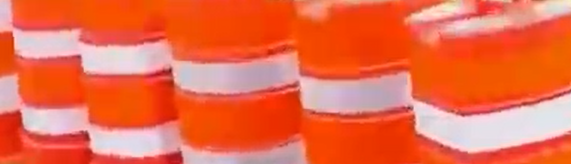
#> input picture b2.png, 571 x 164 px, given in place of templatenew.jpg, which was not available
$ jupyter execute Task2_CVsession.ipynb
#> lines starting #> are read from the running program, lines starting #| are printed output that depends on the picture; after the words box and inside, x2 and y2 are one past the last pixel; in counts of white or black regions, pixels touching at a corner belong together; pictures that were not available may be replaced by others from this repository, and a replacement may not be noted
[cell 1]
#importing required libraries
import cv2
from matplotlib import pyplot as plt
from google.colab.patches import cv2_imshow
#reading template image
img=cv2.imread('templatenew.jpg')
#> img is the input picture: shape (164, 571, 3); mean B, G, R 75.9, 108.3, 235.2
#converting to hsv colorspace
hsv_img=cv2.cvtColor(img,cv2.COLOR_BGR2HSV)
#> hsv_img: shape (164, 571, 3); mean H, S, V 42.8, 173, 235.4
hist_img=cv2.calcHist([hsv_img],[0,1],None,[180,256],[0,180,0,256])
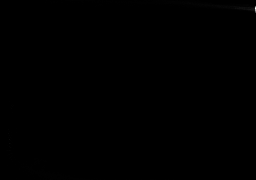
#> hist_img: shape (180, 256) float32; min 0, max 4332, mean 2; drawn with min black and max white
cv2.normalize(hist_img,hist_img,0,255,cv2.NORM_MINMAX)
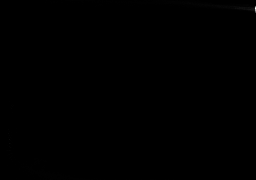
#> hist_img: shape (180, 256) float32; 11.2% of pixels changed, all inside (x1, y1, x2, y2) = (0, 0, 256, 180)
#capturing video
vid=cv2.VideoCapture('video1.mp4')
#using while loop to read frame by frame
while(vid.isOpened()):
  ret, frame=vid.read()
  frame_hsv=cv2.cvtColor(frame,cv2.COLOR_BGR2HSV)
  res=cv2.calcBackProject([frame_hsv],[0,1],hist_img,[0,180,0,256],1)
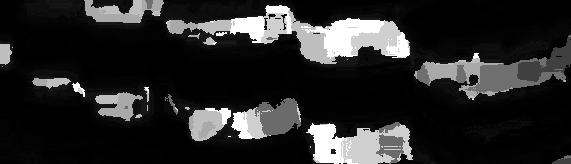
#> res: shape (164, 571); min 0, max 255, mean 40
  disc = cv2.getStructuringElement(cv2.MORPH_ELLIPSE, (5,5))
  res1=cv2.filter2D(res, -1, disc, res)
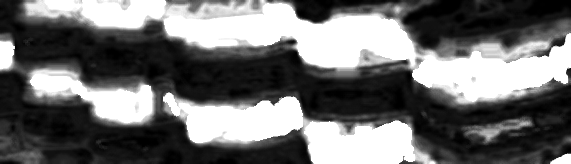
#> res1: shape (164, 571); min 0, max 255, mean 110.9
  ret,thresh1=cv2.threshold(res1,10,255,cv2.THRESH_TRUNC)
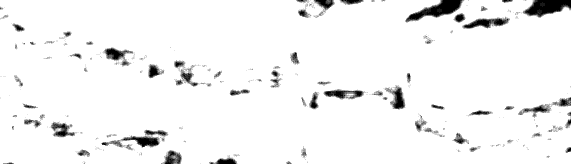
#> thresh1: shape (164, 571); min 0, max 10, mean 9.54; drawn with min black and max white
  final = cv2.merge((thresh1,thresh1,thresh1))
#applying bitwise or on target image and final image
  result = cv2.bitwise_or(frame_hsv, final)
#> result: shape (164, 571, 3); mean H, S, V 48.4, 176.4, 240.1
  #displaying output
  cv2_imshow(result)
  if(cv2.waitKey(25)&0xFF==ord('q')):
#> (key q is pressed here)
    break
vid.release()
cv2.destroyAllWindows()
